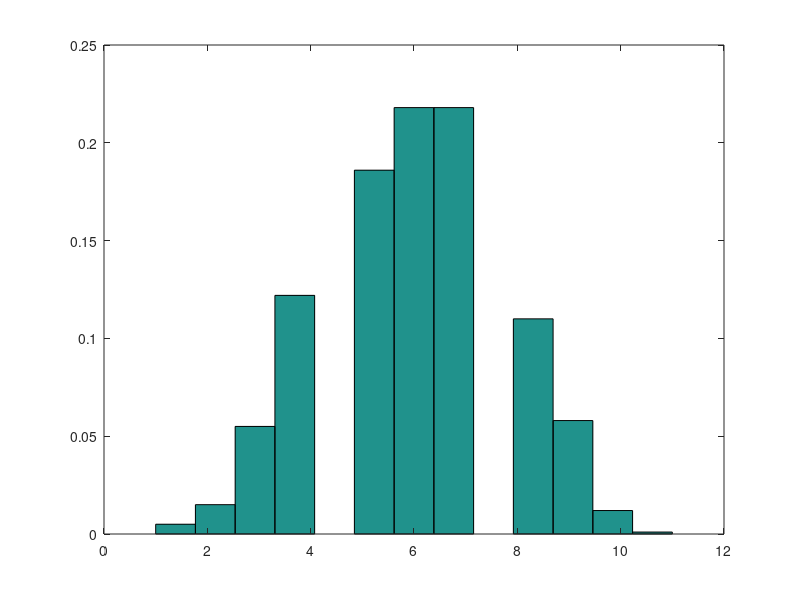

Write MATLAB code to recreate this figure.
p = 0.3;
N = 1000;
%x = zeros(N, 1);
%for i = 1 :N
  %  if(rand >= i(1 - p))
  %      x(i) = 1;
  %  endif
%endfor
%hist(x, 2, 1)

%% Binomiale

p = 0.5;
n = 12;
S = zeros(N, 1);
for k = 1 :N
    x = zeros(n, 1);
    for i = 1 : n
        if rand >= 1 -p
            x(i) = 1;
        endif
    endfor
    S(k) = sum(x);
endfor
hist(S, 13, 1)
